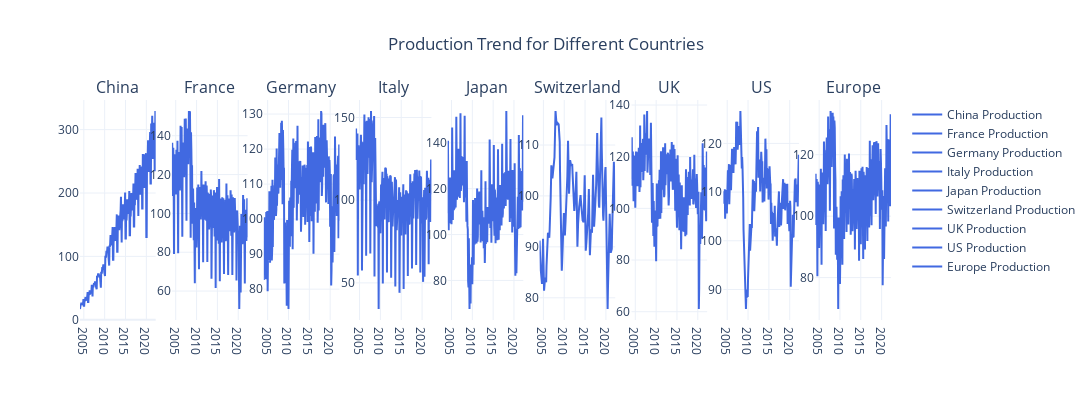

Notebook code for this chart:
### Markdown cell above
- Later analyzed individually.

### Code cell
num_countries = len(countries)

# create a subplot layout
fig = make_subplots(rows=1, cols=num_countries,  subplot_titles=countries, horizontal_spacing=0.02)

# loop through each country and add traces for the production trend
for i, (country, column) in enumerate(zip(countries, production_columns)):
    # add Production trace for each country
    fig.add_trace(go.Scatter(
        x=df_market.index, 
        y=df_market[column], 
        mode='lines', 
        name=f'{country} Production',
        line=dict(color="royalblue", width=2)
    ), row=1, col=i+1)

# update layout for better visualization
fig.update_layout(
    title='Production Trend for Different Countries',
    height=400, 
    width=600 * num_countries,  
    showlegend=True,  
    template="plotly_white", 
    title_x=0.5  
)

fig.show()

### Figure 1 — Plotly figure (JSON) as saved in the notebook; plotly's stock layout.template omitted (floating-point values rounded to 4 significant figures; data arrays with more than 128 entries replaced by an {"elided": "..."} marker saying what was removed)
{"data": [{"line": {"color": "royalblue", "width": 2}, "mode": "lines", "name": "China Production", "type": "scatter", "x": {"elided": "219 str values"}, "xaxis": "x", "y": {"elided": "219 float values"}, "yaxis": "y"}, {"line": {"color": "royalblue", "width": 2}, "mode": "lines", "name": "France Production", "type": "scatter", "x": {"elided": "219 str values"}, "xaxis": "x2", "y": {"elided": "219 float values"}, "yaxis": "y2"}, {"line": {"color": "royalblue", "width": 2}, "mode": "lines", "name": "Germany Production", "type": "scatter", "x": {"elided": "219 str values"}, "xaxis": "x3", "y": {"elided": "219 float values"}, "yaxis": "y3"}, {"line": {"color": "royalblue", "width": 2}, "mode": "lines", "name": "Italy Production", "type": "scatter", "x": {"elided": "219 str values"}, "xaxis": "x4", "y": {"elided": "219 float values"}, "yaxis": "y4"}, {"line": {"color": "royalblue", "width": 2}, "mode": "lines", "name": "Japan Production", "type": "scatter", "x": {"elided": "219 str values"}, "xaxis": "x5", "y": {"elided": "219 float values"}, "yaxis": "y5"}, {"line": {"color": "royalblue", "width": 2}, "mode": "lines", "name": "Switzerland Production", "type": "scatter", "x": {"elided": "219 str values"}, "xaxis": "x6", "y": {"elided": "219 float values"}, "yaxis": "y6"}, {"line": {"color": "royalblue", "width": 2}, "mode": "lines", "name": "UK Production", "type": "scatter", "x": {"elided": "219 str values"}, "xaxis": "x7", "y": {"elided": "219 float values"}, "yaxis": "y7"}, {"line": {"color": "royalblue", "width": 2}, "mode": "lines", "name": "US Production", "type": "scatter", "x": {"elided": "219 str values"}, "xaxis": "x8", "y": {"elided": "219 float values"}, "yaxis": "y8"}, {"line": {"color": "royalblue", "width": 2}, "mode": "lines", "name": "Europe Production", "type": "scatter", "x": {"elided": "219 str values"}, "xaxis": "x9", "y": {"elided": "219 float values"}, "yaxis": "y9"}], "layout": {"annotations": [{"font": {"size": 16}, "showarrow": false, "text": "China", "x": 0.04667, "xanchor": "center", "xref": "paper", "y": 1, "yanchor": "bottom", "yref": "paper"}, {"font": {"size": 16}, "showarrow": false, "text": "France", "x": 0.16, "xanchor": "center", "xref": "paper", "y": 1, "yanchor": "bottom", "yref": "paper"}, {"font": {"size": 16}, "showarrow": false, "text": "Germany", "x": 0.2733, "xanchor": "center", "xref": "paper", "y": 1, "yanchor": "bottom", "yref": "paper"}, {"font": {"size": 16}, "showarrow": false, "text": "Italy", "x": 0.3867, "xanchor": "center", "xref": "paper", "y": 1, "yanchor": "bottom", "yref": "paper"}, {"font": {"size": 16}, "showarrow": false, "text": "Japan", "x": 0.5, "xanchor": "center", "xref": "paper", "y": 1, "yanchor": "bottom", "yref": "paper"}, {"font": {"size": 16}, "showarrow": false, "text": "Switzerland", "x": 0.6133, "xanchor": "center", "xref": "paper", "y": 1, "yanchor": "bottom", "yref": "paper"}, {"font": {"size": 16}, "showarrow": false, "text": "UK", "x": 0.7267, "xanchor": "center", "xref": "paper", "y": 1, "yanchor": "bottom", "yref": "paper"}, {"font": {"size": 16}, "showarrow": false, "text": "US", "x": 0.84, "xanchor": "center", "xref": "paper", "y": 1, "yanchor": "bottom", "yref": "paper"}, {"font": {"size": 16}, "showarrow": false, "text": "Europe", "x": 0.9533, "xanchor": "center", "xref": "paper", "y": 1, "yanchor": "bottom", "yref": "paper"}], "height": 400, "showlegend": true, "title": {"text": "Production Trend for Different Countries", "x": 0.5}, "width": 5400, "xaxis": {"anchor": "y", "domain": [0, 0.09333]}, "xaxis2": {"anchor": "y2", "domain": [0.1133, 0.2067]}, "xaxis3": {"anchor": "y3", "domain": [0.2267, 0.32]}, "xaxis4": {"anchor": "y4", "domain": [0.34, 0.4333]}, "xaxis5": {"anchor": "y5", "domain": [0.4533, 0.5467]}, "xaxis6": {"anchor": "y6", "domain": [0.5667, 0.66]}, "xaxis7": {"anchor": "y7", "domain": [0.68, 0.7733]}, "xaxis8": {"anchor": "y8", "domain": [0.7933, 0.8867]}, "xaxis9": {"anchor": "y9", "domain": [0.9067, 1]}, "yaxis": {"anchor": "x", "domain": [0, 1]}, "yaxis2": {"anchor": "x2", "domain": [0, 1]}, "yaxis3": {"anchor": "x3", "domain": [0, 1]}, "yaxis4": {"anchor": "x4", "domain": [0, 1]}, "yaxis5": {"anchor": "x5", "domain": [0, 1]}, "yaxis6": {"anchor": "x6", "domain": [0, 1]}, "yaxis7": {"anchor": "x7", "domain": [0, 1]}, "yaxis8": {"anchor": "x8", "domain": [0, 1]}, "yaxis9": {"anchor": "x9", "domain": [0, 1]}}}
